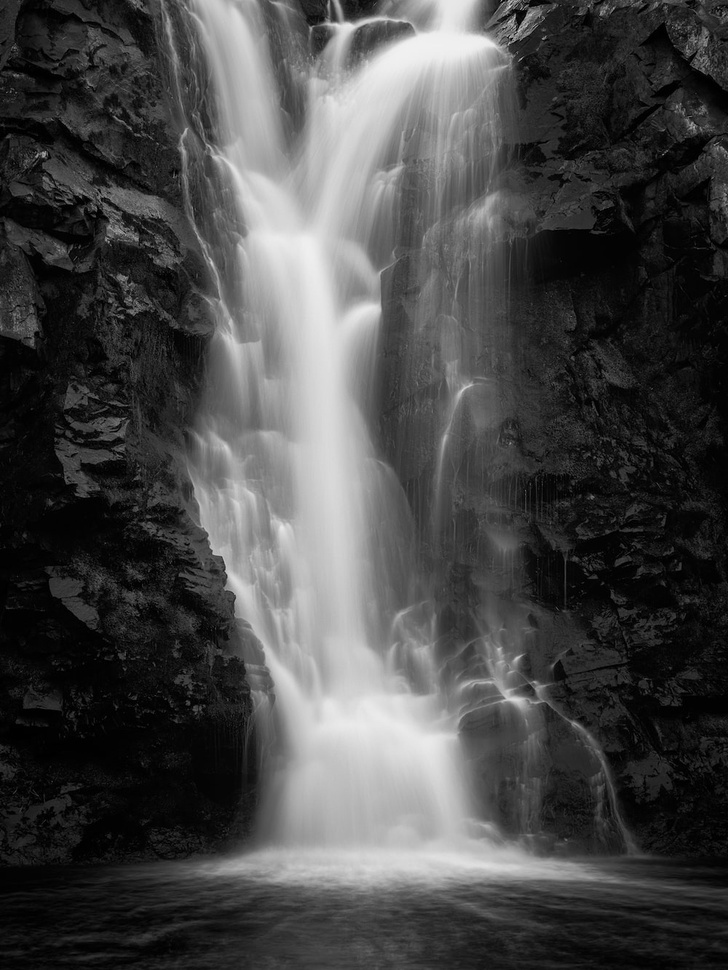
#> input picture waterfall.jpg, 728 x 970 px, shrunk from 1000 x 1333 before the run
$ python 'SVD in Python.py'
#> lines starting #> are read from the running program, lines starting #| are printed output that depends on the picture
import numpy as np
from PIL import Image

# Import the image here and convert to greyscale
image = Image.open('waterfall.jpg').convert('L')

# Convert the image to an Array
imageAsArray = np.asarray(image)

# SVD on the array
U, S, V = np.linalg.svd(imageAsArray)
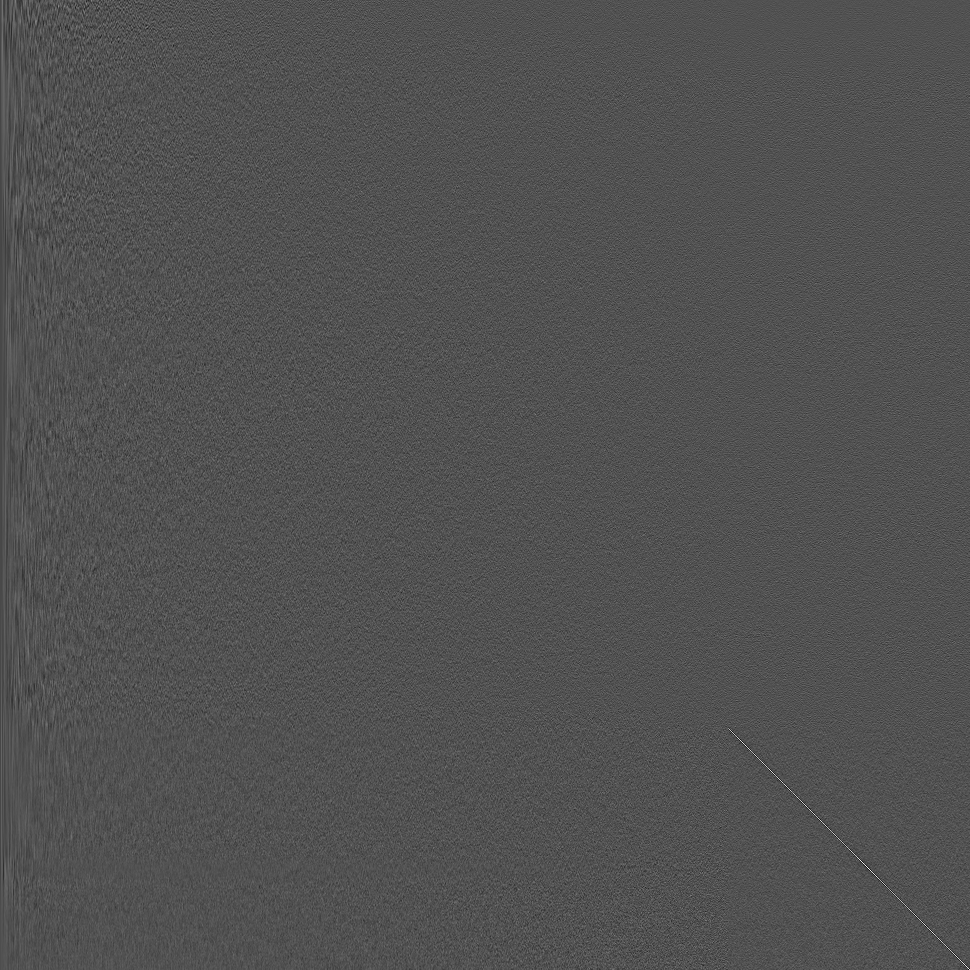
#> U: shape (970, 970) float64; min -0.273, max 0.577, mean -4.05e-05; drawn with min black and max white
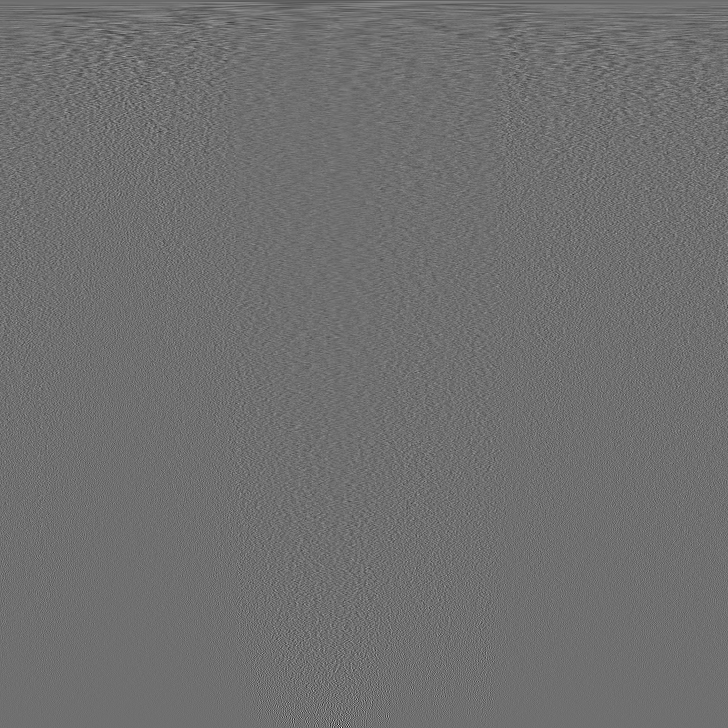
#> V: shape (728, 728) float64; min -0.389, max 0.495, mean -4.59e-05; drawn with min black and max white
#> S = 728 values, max 77040.4 at index 0, min 3.88 at index 727, mean 428.1

# Rank Approximations, shows rank 1, 5, 10, 50, 100, 250, 500 approximations
# Then it shows the actual image
R1approx = np.matrix(U[:,:1]) * np.diag(S[:1]) * np.matrix(V[:1,:])
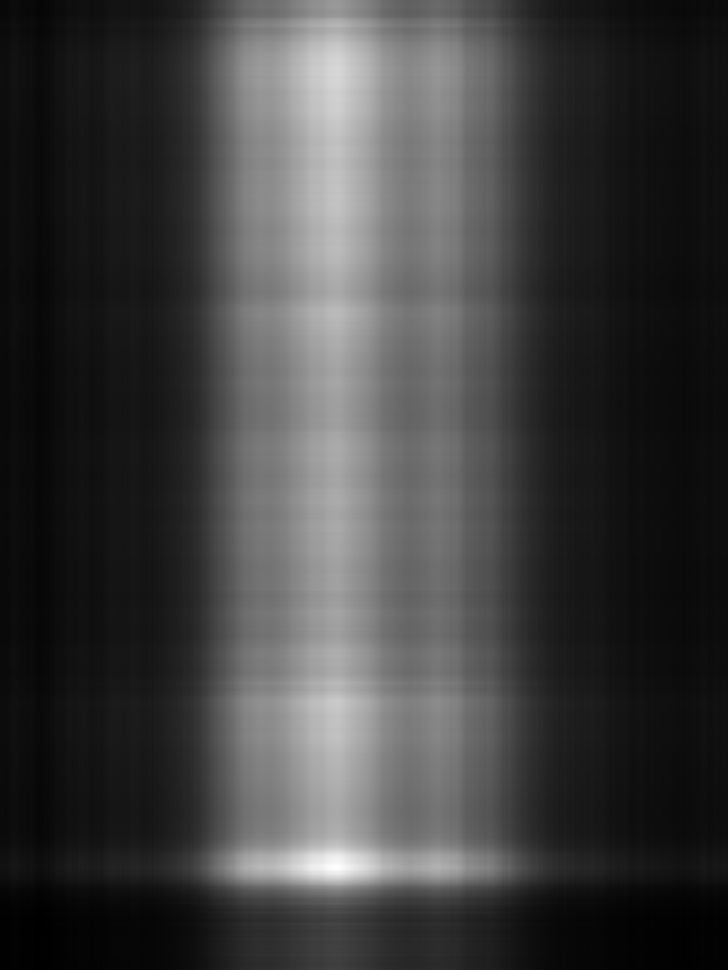
#> R1approx: shape (970, 728) float64; min 4.95, max 272.8, mean 71.2; drawn with min black and max white
R1approxImage = Image.fromarray(R1approx)
R1approxImage.show()

R5approx = np.matrix(U[:,:5]) * np.diag(S[:5]) * np.matrix(V[:5,:])
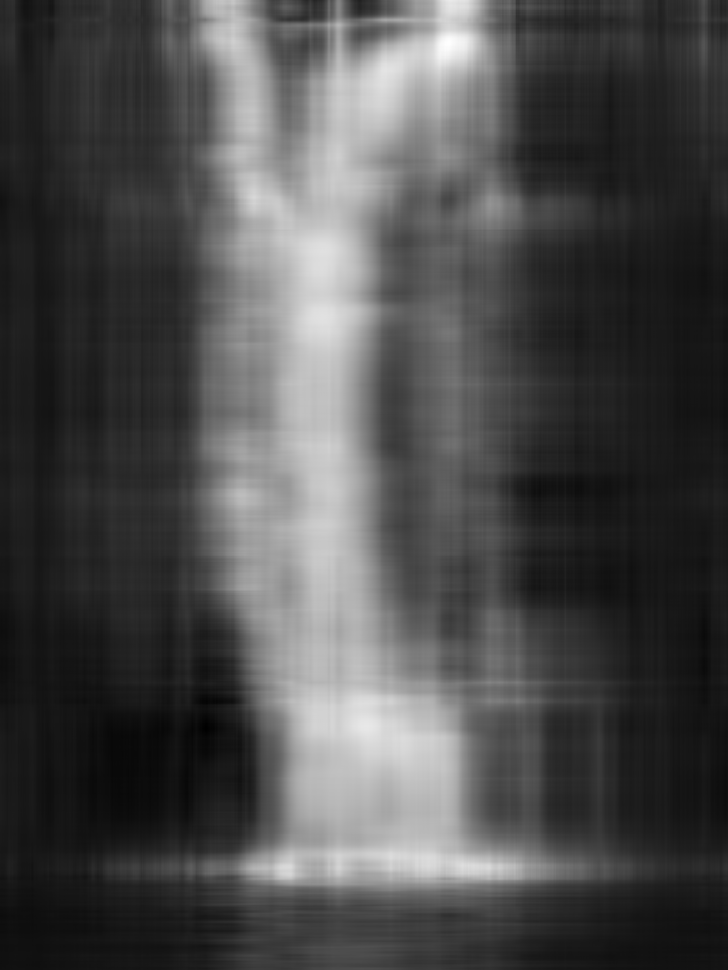
#> R5approx: shape (970, 728) float64; min -12.35, max 267, mean 71.2; drawn with min black and max white
R5approxImage = Image.fromarray(R5approx)
R5approxImage.show()

R10approx = np.matrix(U[:,:10]) * np.diag(S[:10]) * np.matrix(V[:10,:])
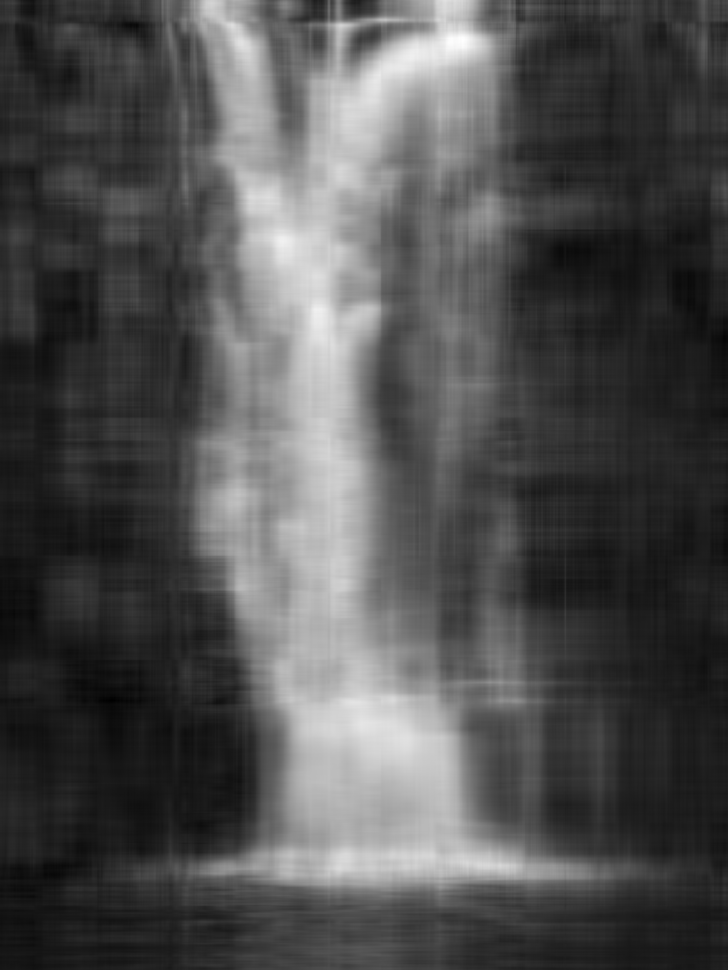
#> R10approx: shape (970, 728) float64; min -19.74, max 270.3, mean 71.2; drawn with min black and max white
R10approxImage = Image.fromarray(R10approx)
R10approxImage.show()

R50approx = np.matrix(U[:,:50]) * np.diag(S[:50]) * np.matrix(V[:50,:])
R50approxImage = Image.fromarray(R50approx)
R50approxImage.show()

R100approx = np.matrix(U[:,:100]) * np.diag(S[:100]) * np.matrix(V[:100,:])
R100approxImage = Image.fromarray(R100approx)
R100approxImage.show()

R250approx = np.matrix(U[:,:250]) * np.diag(S[:250]) * np.matrix(V[:250,:])
R250approxImage = Image.fromarray(R250approx)
R250approxImage.show()

R500approx = np.matrix(U[:,:500]) * np.diag(S[:500]) * np.matrix(V[:500,:])
R500approxImage = Image.fromarray(R500approx)
R500approxImage.show()

image.show()
